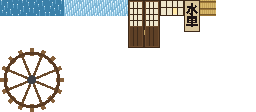
#> input picture carts/garden/shrinetown/assets/watermill/art/mill_sheet.png, 256 x 112 px
$ python draw_mill.py
#> lines starting #> are read from the running program, lines starting #| are printed output that depends on the picture
#!/usr/bin/env python3
"""Adds the water wheel to mill_sheet.png (the lab watermill's sheet, copied from
examples/assets/lab/watermill/art): a 64 x 64 cutout of the wheel's side, rim, spokes, hub and
paddle tips, drawn once on each side of the wheel. Keeps the sheet's first 48 rows (the lab's
cells) and redraws everything below, so it can be run again. Writes mill_sheet.png and
mill_sheet.sheet.json beside this file."""
import json, math, os
from PIL import Image, ImageDraw

HERE = os.path.dirname(os.path.abspath(__file__))
PNG = os.path.join(HERE, "mill_sheet.png")
JSON = os.path.join(HERE, "mill_sheet.sheet.json")


def hexc(s):
    return (int(s[1:3], 16), int(s[3:5], 16), int(s[5:7], 16), 255)


old = Image.open(PNG).convert("RGBA").crop((0, 0, 256, 48))
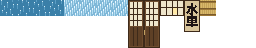
#> old: PIL image 256x48 RGBA; mean R, G, B, A 48.8, 53.9, 53.2, 98.3; transparent parts drawn white
sheet = Image.new("RGBA", (256, 112), (0, 0, 0, 0))
#> sheet: PIL image 256x112 RGBA; every value is 0
sheet.paste(old, (0, 0))
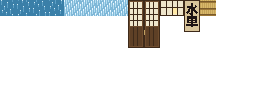
#> sheet: PIL image 256x112 RGBA; mean R, G, B, A 20.9, 23.1, 22.8, 42.1; transparent parts drawn white

# the wheel: 64 texels span the paddle tips (radius 2.05 m), so a texel is 6.4 cm
K = 4                                   # drawn at 4x, then reduced without smoothing
S = 64 * K
w = Image.new("RGBA", (S, S), (0, 0, 0, 0))
#> w: PIL image 256x256 RGBA; every value is 0
d = ImageDraw.Draw(w)
c = S / 2
px = S / 2 / 2.05                       # pixels a metre
RIM, PAD, SPOKE, HUB = hexc("#5a3c24"), hexc("#86603a"), hexc("#6a4a2c"), hexc("#3e4248")
for k in range(16):                     # paddles, 26 cm wide, from inside the rim out to 2.04 m
    a = 2 * math.pi * k / 16
    ca, sa = math.cos(a), math.sin(a)
    t0, t1, h = 1.55 * px, 2.04 * px, 0.13 * px
    d.polygon([(c + ca * t0 - sa * h, c + sa * t0 + ca * h), (c + ca * t1 - sa * h, c + sa * t1 + ca * h),
               (c + ca * t1 + sa * h, c + sa * t1 - ca * h), (c + ca * t0 + sa * h, c + sa * t0 - ca * h)], fill=PAD)
d.ellipse([c - 1.8 * px, c - 1.8 * px, c + 1.8 * px, c + 1.8 * px], outline=RIM, width=int(0.2 * px))
for k in range(8):                      # spokes, 16 cm wide
    a = 2 * math.pi * (k + 0.5) / 8
    x1, y1 = c + math.cos(a) * 1.65 * px, c + math.sin(a) * 1.65 * px
    d.line([c, c, x1, y1], fill=SPOKE, width=int(0.16 * px))
d.ellipse([c - 0.28 * px, c - 0.28 * px, c + 0.28 * px, c + 0.28 * px], fill=HUB)
small = w.resize((64, 64), Image.NEAREST)
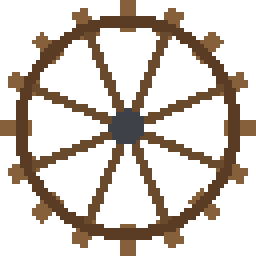
#> small: PIL image 64x64 RGBA (shown 4 times larger); mean R, G, B, A 32.1, 22.6, 14, 78.5; transparent parts drawn white
# hard edges: a texel is solid or a hole
px_ = small.load()
for y in range(64):
    for x in range(64):
        r, g, b, a = px_[x, y]
        px_[x, y] = (r, g, b, 255) if a >= 128 else (0, 0, 0, 0)
sheet.paste(small, (0, 48))
#> sheet is the input picture: PIL image 256x112 RGBA; mean R, G, B, A 25.5, 26.3, 24.8, 53.3
sheet.save(PNG)

#> (the run stopped early here; a loop or call above may not have finished)
